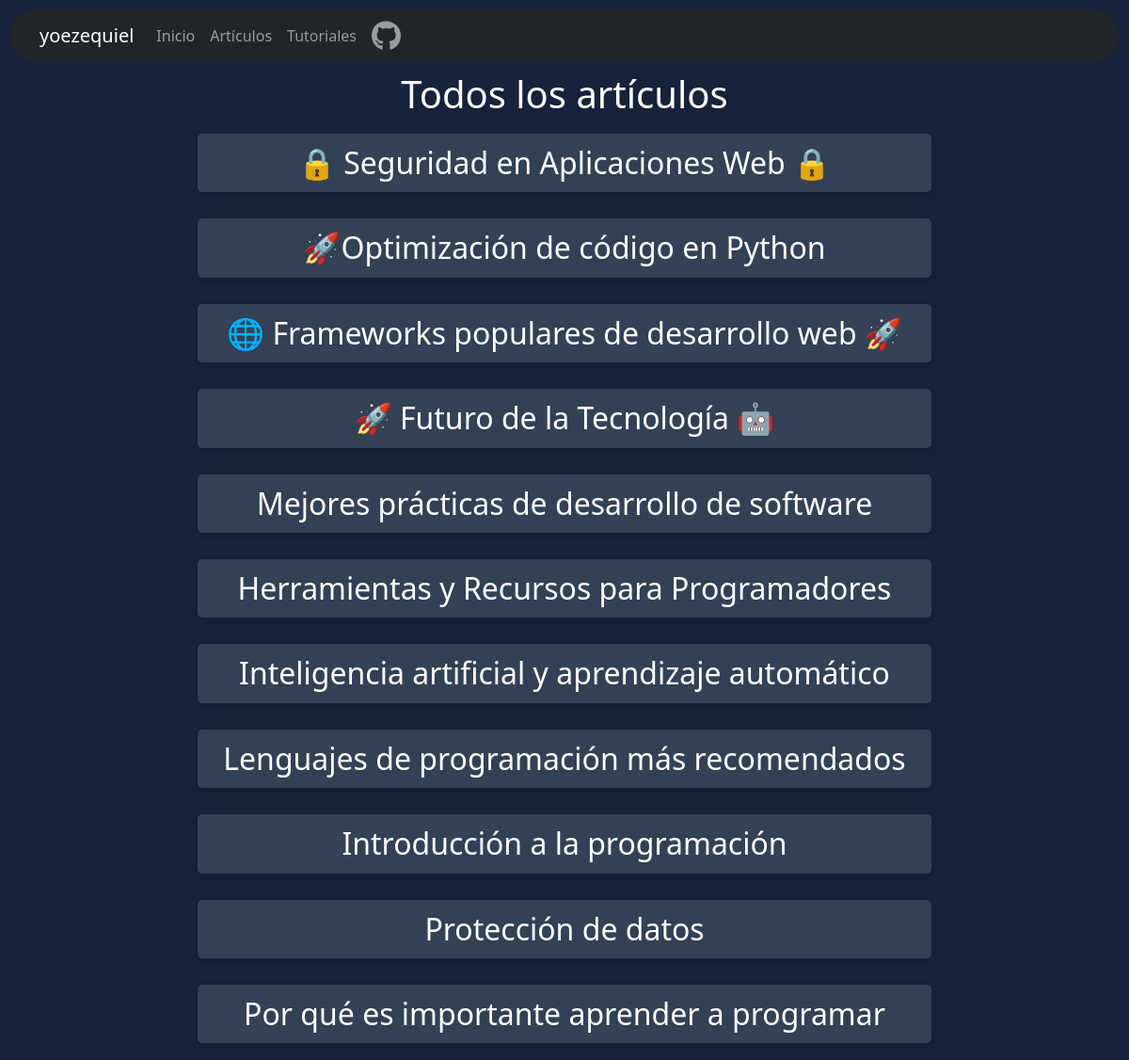
The page /articles on the database its author committed.
### tables this page shows
CREATE TABLE articles (
                    id INTEGER PRIMARY KEY AUTOINCREMENT,
                    title TEXT NOT NULL,
                    content TEXT NOT NULL,
                    image TEXT
                , type TEXT NOT NULL DEFAULT 'article', tags TEXT);

### app.py (the view)
@app.route('/articles')
def view_all_articles():
    conn = get_db_connection()
    if conn:
        try:
            cursor = conn.cursor()
            cursor.execute("SELECT * FROM articles WHERE type='article' ORDER BY id DESC")
            all_articles = cursor.fetchall()
            cursor.close()
            conn.close()
            return render_template('all_articles.html', articles=all_articles)
        except sqlite3.Error as e:
            print(e)
            return "Error en la conexión a la base de datos"
    else:
        return "Error en la conexión a la base de datos"

### app.py (called while the page is built)
def get_db_connection():
    try:
        conn = sqlite3.connect('blog.db')
        return conn
    except sqlite3.Error as e:
        print(e)
        return None

### templates/all_articles.html (shortened to what this page needs)
{% extends 'base.html' %}
{% block content %}
<link rel="stylesheet" href="{{ url_for('static', filename='css/index.css') }}">
<body>
    <h1>Todos los artículos</h1>
    {% for article in articles %}
            <div class="article">
                <h2><a id="a" href="{{ url_for('view_article', article_id=article[0]) }}">{{ article[1] }}</a></h2>
            </div>
        {% endfor %}
</body>
</html>
{% endblock %}

### static/css/base.css (style rules this page uses)
body { background-color: rgb(23, 34, 59); color: white; text-align: center; }

### static/css/index.css (style rules this page uses)
.article { padding: 10px; margin-bottom: 20px; transition: transform 0.3s ease-in-out; border-radius: 8px; max-width: 800px; margin: 0 auto; }
#a { display: block; text-decoration: none; color: white; font-weight: 400; background-color: rgb(51, 65, 85); box-shadow: 0 2px 6px rgba(0, 0, 0, 0.2); padding: 12px 20px; border-radius: 5px; width: 100%; }

### rows shown on the page
articles: title "🔒 Seguridad en Aplicaciones Web 🔒"
articles: title "🚀Optimización de código en Python"
articles: title "🌐 Frameworks populares de desarrollo web 🚀"
articles: title "🚀 Futuro de la Tecnología 🤖"
articles: title "Mejores prácticas de desarrollo de software"
articles: title "Herramientas y Recursos para Programadores"
articles: title "Inteligencia artificial y aprendizaje automático"
articles: title "Lenguajes de programación más recomendados"
articles: title "Introducción a la programación"
articles: title "Protección de datos"
articles: title "Por qué es importante aprender a programar"
